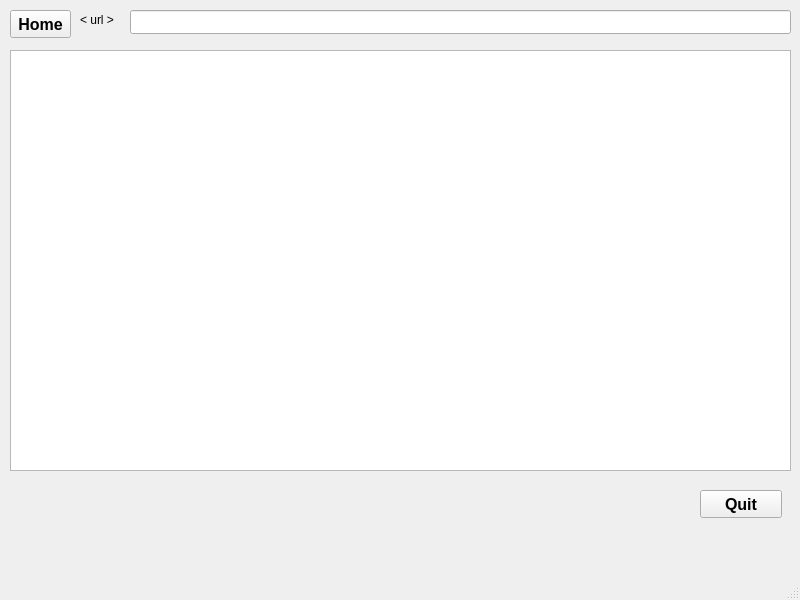
<?xml version="1.0" encoding="UTF-8"?>
<ui version="4.0">
 <class>MainWindow</class>
 <widget class="QMainWindow" name="MainWindow">
  <property name="geometry">
   <rect>
    <x>0</x>
    <y>0</y>
    <width>800</width>
    <height>600</height>
   </rect>
  </property>
  <property name="windowTitle">
   <string>MainWindow</string>
  </property>
  <widget class="QWidget" name="centralwidget">
   <widget class="QLineEdit" name="urlInput">
    <property name="geometry">
     <rect>
      <x>130</x>
      <y>10</y>
      <width>661</width>
      <height>24</height>
     </rect>
    </property>
   </widget>
   <widget class="QTextBrowser" name="urlOutput">
    <property name="geometry">
     <rect>
      <x>10</x>
      <y>50</y>
      <width>781</width>
      <height>421</height>
     </rect>
    </property>
    <property name="openExternalLinks">
     <bool>false</bool>
    </property>
   </widget>
   <widget class="QPushButton" name="quit">
    <property name="geometry">
     <rect>
      <x>700</x>
      <y>490</y>
      <width>82</width>
      <height>28</height>
     </rect>
    </property>
    <property name="font">
     <font>
      <family>Arial</family>
      <pointsize>12</pointsize>
      <bold>true</bold>
     </font>
    </property>
    <property name="text">
     <string>Quit</string>
    </property>
   </widget>
   <widget class="QPushButton" name="home">
    <property name="geometry">
     <rect>
      <x>10</x>
      <y>10</y>
      <width>61</width>
      <height>28</height>
     </rect>
    </property>
    <property name="font">
     <font>
      <family>Arial</family>
      <pointsize>12</pointsize>
      <bold>true</bold>
     </font>
    </property>
    <property name="text">
     <string>Home</string>
    </property>
   </widget>
   <widget class="QLabel" name="label">
    <property name="geometry">
     <rect>
      <x>80</x>
      <y>10</y>
      <width>41</width>
      <height>21</height>
     </rect>
    </property>
    <property name="text">
     <string>&lt; url &gt;</string>
    </property>
   </widget>
  </widget>
  <widget class="QStatusBar" name="statusbar"/>
 </widget>
 <resources/>
 <connections/>
</ui>
